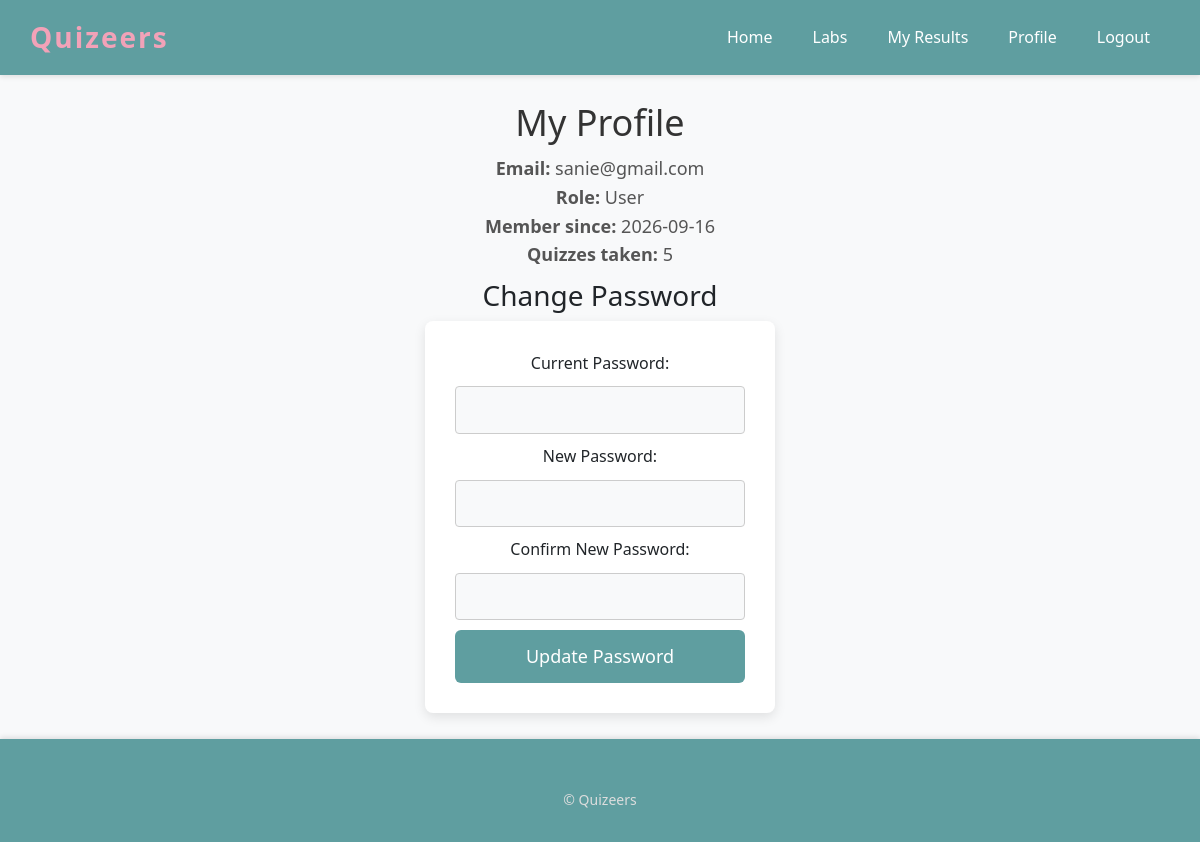
Page /profile (signed in) on the committed database.
### app.py (models this page shows, shortened)
class User(UserMixin, db.Model):
    id = db.Column(db.Integer, primary_key=True)
    email = db.Column(db.String(255), unique=True, nullable=False)
    password_hash = db.Column(db.String(255), nullable=False)
    is_admin = db.Column(db.Boolean, default=False)
    created_at = db.Column(db.DateTime, default=lambda: datetime.now(timezone.utc))

### app.py (the view, shortened to what this page needs)
@app.route("/profile", methods=["GET", "POST"])
@login_required
def profile():
    attempt_count = Result.query.filter_by(user_id=current_user.id).count()
    return render_template("profile.html", attempt_count=attempt_count)

### app.py (called while the page is built)
@login_manager.user_loader
def load_user(user_id):
    return db.session.get(User, int(user_id))

### templates/profile.html (shortened to what this page needs)
{% extends "base.html" %}
{% block content %}
    <h2>My Profile</h2>
    <p>
        <strong>Email:</strong> {{ current_user.email }}<br>
        <strong>Role:</strong> {{ 'Admin' if current_user.is_admin else 'User' }}<br>
        <strong>Member since:</strong> {{ current_user.created_at.strftime('%Y-%m-%d') if current_user.created_at else '—' }}<br>
        <strong>Quizzes taken:</strong> {{ attempt_count }}
    </p>
    <h3>Change Password</h3>
    <form method="POST">
        <label for="current_password">Current Password:</label>
        <input type="password" id="current_password" name="current_password" required><br>
        <label for="new_password">New Password:</label>
        <input type="password" id="new_password" name="new_password" minlength="6" required><br>
        <label for="confirm_password">Confirm New Password:</label>
        <input type="password" id="confirm_password" name="confirm_password" minlength="6" required><br>
        <button type="submit">Update Password</button>
    </form>
{% endblock %}

### static/css/styles.css (style rules this page uses)
body { font-family: 'Segoe UI', Tahoma, Geneva, Verdana, sans-serif; margin: 0; padding: 0; background-color: #f8f9fa; line-height: 1.6; }
main h2 { font-size: 36px; color: #333; margin-bottom: 10px; font-weight: 400; }
main p { font-size: 18px; margin: 10px 0; color: #555; }
form { background-color: white; padding: 30px; margin: 0 auto; width: 350px; border-radius: 8px; box-shadow: 0 4px 12px rgba(0, 0, 0, 0.1); }
form input[type="text"], form input[type="password"], form input[type="email"] { width: 100%; padding: 10px; margin: 10px 0; border: 1px solid #ccc; border-radius: 4px; font-size: 16px; color: #333; background-color: #f8f9fa; transition: border-color 0.3s ease; }
form button { background-color: #5f9ea0; color: white; padding: 12px 20px; border: none; border-radius: 6px; font-size: 18px; font-weight: 500; cursor: pointer; width: 100%; transition: background-color 0.3s ease; }

### rows in the picture
User: email "sanie@gmail.com", is_admin "User", created_at "2026-09-16"

### other values in the picture
{{ attempt_count }} "5"
